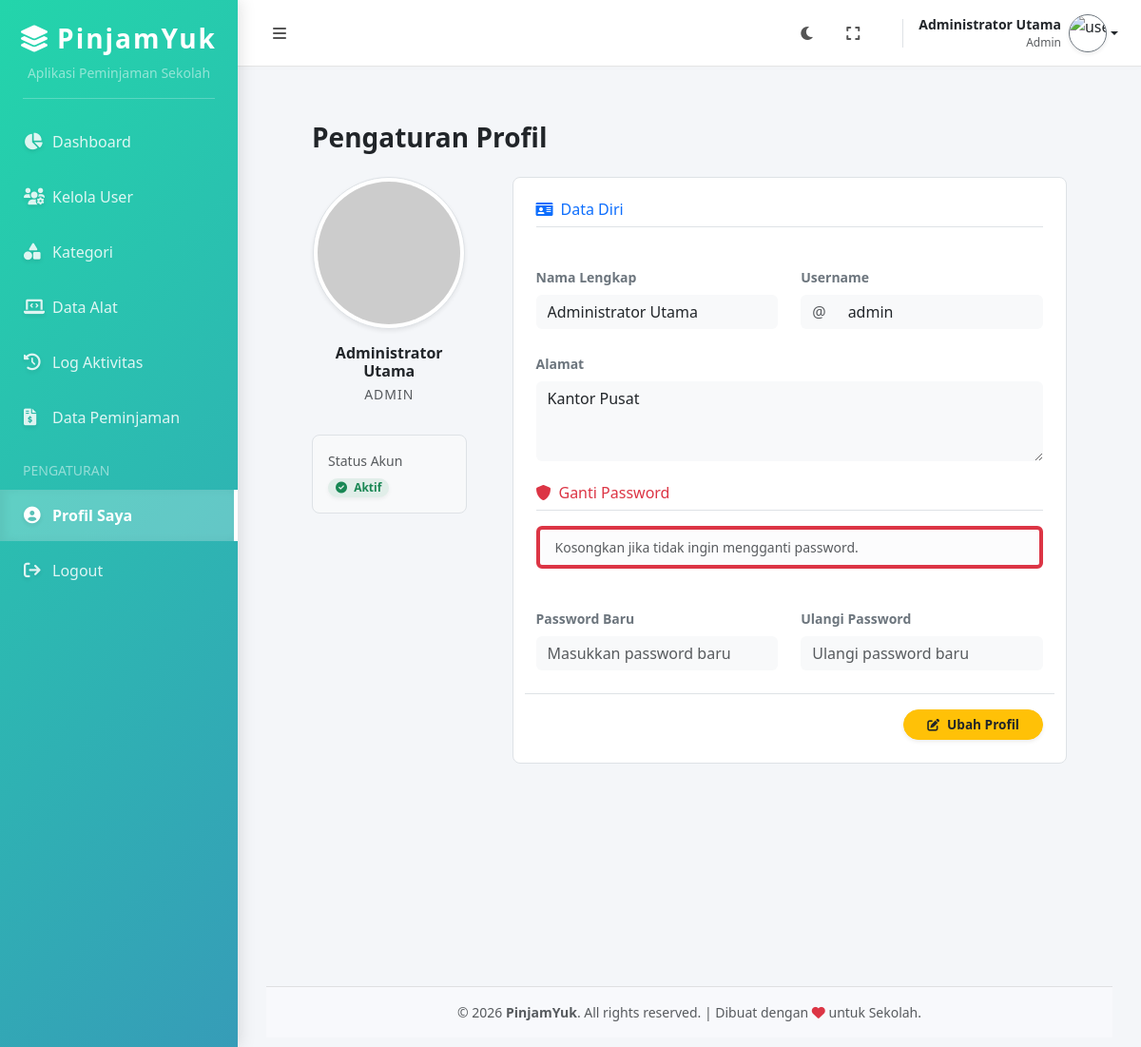
/admin/index.php?page=profil (signed in), run on the app's committed database.
### tables this page shows
CREATE TABLE `pengguna` (
  `id_pengguna` int(11) NOT NULL,
  `username` varchar(50) NOT NULL,
  `password` varchar(255) NOT NULL,
  `nama_lengkap` varchar(100) NOT NULL,
  `alamat` text DEFAULT NULL,
  `level` enum('admin','petugas','peminjam') NOT NULL,
  `gambar` varchar(255) DEFAULT 'default_profil.png',
  `status` enum('aktif','blokir') DEFAULT 'aktif'
);

### functions/core/profil_func.php (called while the page is built, shortened)
<?php
require_once __DIR__ . '/../../config/database.php';
function get_my_profile($id) {
    global $conn;
    $id = mysqli_real_escape_string($conn, $id);
    $result = mysqli_query($conn, "SELECT * FROM pengguna WHERE id_pengguna = '$id'");
    return mysqli_fetch_assoc($result);
}
?>

### functions/core/helper.php (called while the page is built, shortened)
<?php
function base_url($path = '') {
    return BASE_URL . $path;
}
?>

### views/profil.php (the view, shortened to what this page needs)
<?php
require_once __DIR__ . '/../functions/core/profil_func.php';
$user_id = $_SESSION['id_pengguna'];
$profil = get_my_profile($user_id);
?>
<div class="container-fluid px-4">
    <h3 class="mt-4 mb-4 fw-bold text-dark">Pengaturan Profil</h3>
    <form action="" method="POST" enctype="multipart/form-data">
        <div class="row g-5">
            <div class="col-md-4 col-lg-3 text-center">
                <div class="d-flex flex-column align-items-center">
                    <div class="position-relative mb-3">
                        <?php
                            $foto = !empty($profil['gambar']) ? '../assets/img/profil/' . $profil['gambar'] : '../assets/img/default-user.png';
                            if (!file_exists(__DIR__ . '/../' . str_replace('../', '', $foto))) {
                                $foto = 'https://ui-avatars.com/api/?name='.urlencode($profil['nama_lengkap']).'&background=random&size=200';
                            }
                        ?>
                        <div class="image-container shadow-sm border p-1 rounded-circle bg-white">
                            <img src="<?= $foto ?>" id="profile-image-preview" alt="Profile" class="rounded-circle" style="width: 150px; height: 150px; object-fit: cover;">
                        </div>
                    </div>
                    <h6 class="fw-bold mb-1"><?= $profil['nama_lengkap'] ?></h6>
                    <p class="text-muted small text-uppercase letter-spacing-1"><?= $profil['level'] ?></p>
                    <div class="d-grid gap-2 w-100 mt-3">
                        <div class="p-3 border rounded-3 bg-light text-start">
                            <small class="text-muted d-block mb-1">Status Akun</small>
                            <span class="badge bg-success bg-opacity-10 text-success px-2 py-1"><i class="fas fa-check-circle me-1"></i> Aktif</span>
                        </div>
                    </div>
                </div>
            </div>
            <div class="col-md-8 col-lg-9">
                <div class="bg-white p-4 rounded-3 border h-100 position-relative">
                    <div class="row g-4">
                        <div class="col-12">
                            <h6 class="border-bottom pb-2 mb-3 text-primary"><i class="fas fa-id-card me-2"></i>Data Diri</h6>
                        </div>
                        <div class="col-md-6">
                            <label for="nama" class="form-label fw-semibold text-secondary small">Nama Lengkap</label>
                            <input type="text" class="form-control bg-light border-0 profile-input" id="nama" name="nama" value="<?= $profil['nama_lengkap'] ?>" required disabled placeholder="Nama Lengkap Anda">
                        </div>
                        <div class="col-md-6">
                            <label for="username" class="form-label fw-semibold text-secondary small">Username</label>
                            <div class="input-group">
                                <span class="input-group-text bg-light border-0 text-muted">@</span>
                                <input type="text" class="form-control bg-light border-0 profile-input" id="username" name="username" value="<?= $profil['username'] ?>" required disabled placeholder="Username">
                            </div>
                        </div>
                        <div class="col-12">
                            <label for="alamat" class="form-label fw-semibold text-secondary small">Alamat</label>
                            <textarea class="form-control bg-light border-0 profile-input" id="alamat" name="alamat" rows="3" disabled placeholder="Alamat Lengkap Anda"><?= $profil['alamat'] ?></textarea>
                        </div>
                        <div class="col-12 mt-4">
                            <h6 class="border-bottom pb-2 mb-3 text-danger"><i class="fas fa-shield-alt me-2"></i>Ganti Password</h6>
                            <div class="alert alert-light border-start border-danger border-4 py-2 small text-muted">
                                Kosongkan jika tidak ingin mengganti password.
                            </div>
                        </div>
                        <div class="col-md-6">
                            <label for="password" class="form-label fw-semibold text-secondary small">Password Baru</label>
                            <input type="password" class="form-control bg-light border-0 profile-input" id="password" name="password" disabled placeholder="Masukkan password baru">
                        </div>
                        <div class="col-md-6">
                            <label for="konfirmasi_password" class="form-label fw-semibold text-secondary small">Ulangi Password</label>
                            <input type="password" class="form-control bg-light border-0 profile-input" id="konfirmasi_password" name="konfirmasi_password" disabled placeholder="Ulangi password baru">
                        </div>
                        <div class="col-12 mt-4 pt-3 border-top d-flex justify-content-end align-items-center gap-3">
                            <button type="button" id="btn-edit-profil" class="btn btn-sm btn-warning px-4 rounded-pill fw-bold text-dark shadow-sm hover-scale">
                                <i class="fas fa-edit me-2"></i>Ubah Profil
                            </button>
                        </div>
                    </div>
                </div>
            </div>
        </div>
    </form>
</div>
<link rel="stylesheet" href="<?= base_url('assets/css/profil.css') ?>">

### assets/css/layout.css (style rules this page uses)
:root { --bg-body: #f8f9fc; --bg-card: #ffffff; --text-primary: #5a5c69; --text-heading: #2e2f3e; --border-color: rgba(0, 0, 0, 0.1); }
html, body { height: 100vh; overflow: hidden; margin: 0; padding: 0; background-color: var(--bg-body); }

### assets/css/style.css (style rules this page uses)
body { font-family: 'Segoe UI', Tahoma, Geneva, Verdana, sans-serif; background-color: #f4f6f9; }
html { -ms-overflow-style: none; scrollbar-width: none; }

### assets/css/petugas.css (style rules this page uses)
.badge { padding: 0.5em 0.8em; font-weight: 600; border-radius: 30px; box-shadow: 0 2px 4px rgba(0, 0, 0, 0.05); }
.btn-sm { padding: 0.3rem 0.6rem; font-size: 0.85rem; border-radius: 8px; box-shadow: 0 2px 4px rgba(0, 0, 0, 0.1); transition: all 0.2s; }
.btn-sm i { font-size: 0.8rem; }

### assets/css/profil.css (style rules this page uses)
.input-group-text { background-color: #f8f9fa; }
.letter-spacing-1 { letter-spacing: 1px; }

### data on the page
pengguna: nama_lengkap "Administrator Utama", level "ADMIN", nama "Administrator Utama", username "admin", alamat "Kantor Pusat"

### other printed values
$nama_nav "Administrator Utama"
$_SESSION['level'] "Admin"
